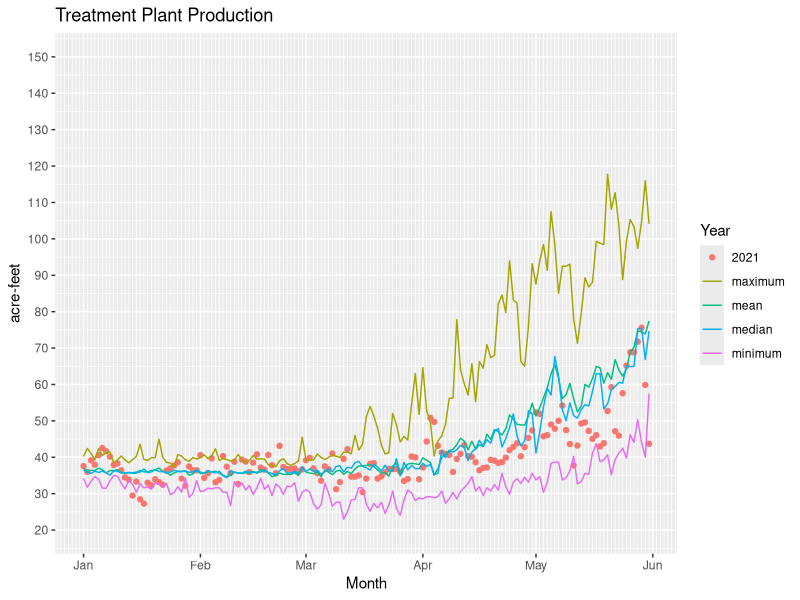
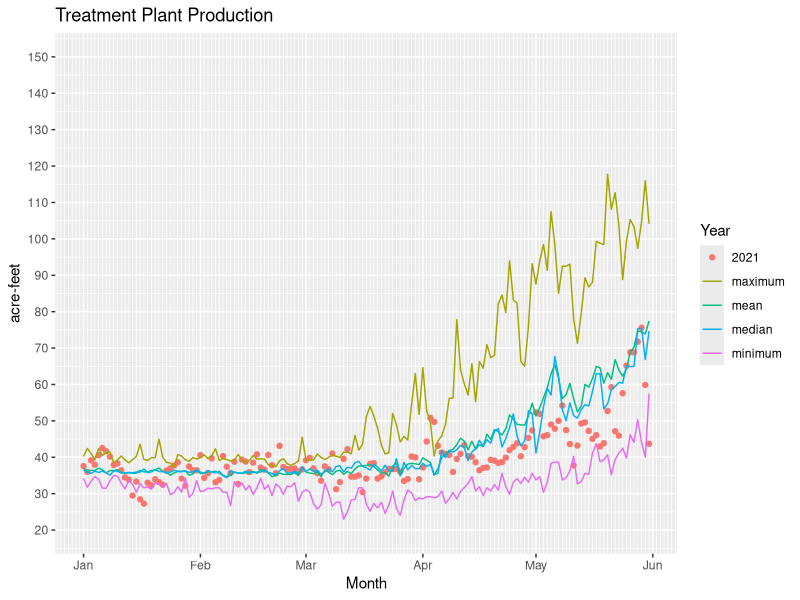

Write the R code that produced these figures, in order.
# production2021_patchwork.R
# Copyright: City of Thornton Water Resources
# Author: John Orr
# Plot dfinal21 data
# This program plots the production data from dfinal21.csv. Daily data points is shown as a point.
# Maximum values for each day are shown by a line, as is minimum, and the mean and the median.
#
library(ggplot2)
library(scales)
library(patchwork)
#
# Open dfinal21.csv
#
dfinal21 <- read.csv("dfinal21.csv", header = TRUE, sep = ",", 
                   stringsAsFactors = FALSE, check.names = FALSE)
#
# Transform the Month_Day column so that ggplot can treat it as a date
# sequence for plotting
#
dfinal21$Month_Day <- as.Date(paste("2021-", dfinal21$Month_Day, sep = ""))
#
# Build the plot
p_a <- ggplot(dfinal21) + 
  geom_point(aes(x = Month_Day, y = `2021`, color = "2021")) +
  geom_line(aes(x = Month_Day, y = Mean, color="mean")) +
  geom_line(aes(x = Month_Day, y = Median, color="median")) +
  geom_line(aes(x = Month_Day, y = Maximum, color = "maximum")) +
  geom_line(aes(x = Month_Day, y = Minimum, color = "minimum")) +
  scale_color_discrete(name = "Year") +
  scale_y_continuous(breaks = seq(20, 150, by=10), limits=c(20,150)) +
  scale_x_date(breaks = "1 month", minor_breaks = "1 day", labels=date_format("%b")) +
  labs(x = "Month", y = "acre-feet", title = "Treatment Plant Production")
#
# Save the plot to disk
ggsave(filename = "p_f21.pdf", plot = p_a, units = "in", width = 44, height = 34)
#
# Display the plot
#
print(p_a)
# End of production2021_patchwork.R